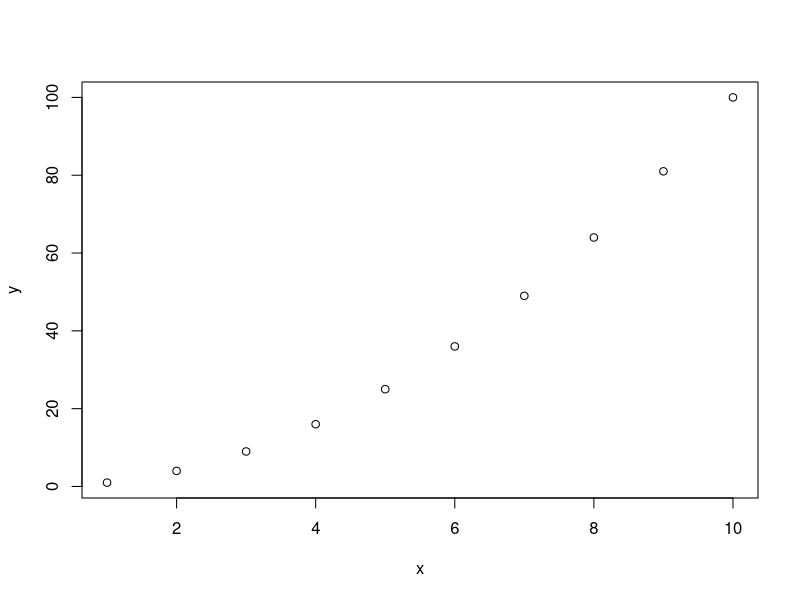
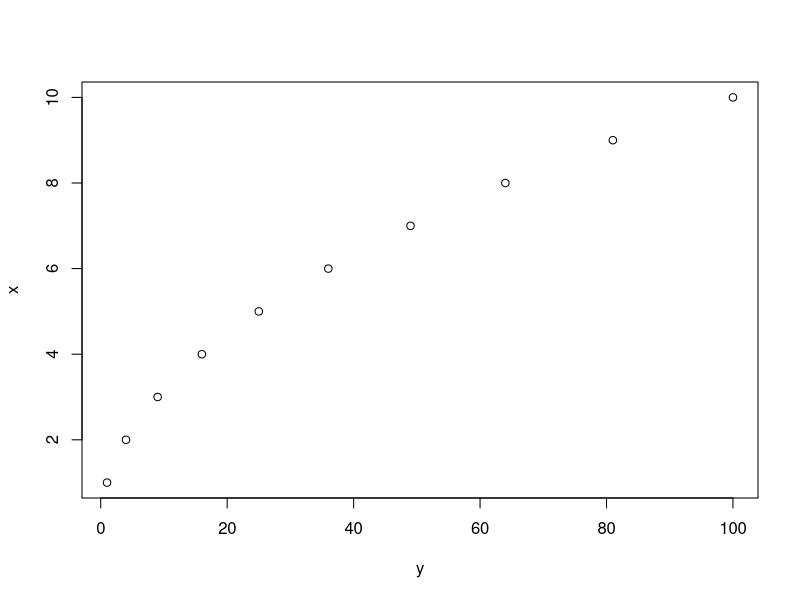

Here is the R script that generated these plots, in order:
## ---- chunk 1
knitr::opts_chunk$set(echo = TRUE)
## ---- chunk 2
x <- 1:10
y <- x^2
plot(x,y)
plot(y,x)
##
